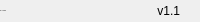
              <widget class="QFrame" name="bottomBar">
               <property name="minimumSize">
                <size>
                 <width>0</width>
                 <height>22</height>
                </size>
               </property>
               <property name="maximumSize">
                <size>
                 <width>16777215</width>
                 <height>22</height>
                </size>
               </property>
               <property name="frameShape">
                <enum>QFrame::NoFrame</enum>
               </property>
               <property name="frameShadow">
                <enum>QFrame::Raised</enum>
               </property>
               <layout class="QHBoxLayout" name="horizontalLayout_5">
                <property name="spacing">
                 <number>0</number>
                </property>
                <property name="leftMargin">
                 <number>0</number>
                </property>
                <property name="topMargin">
                 <number>0</number>
                </property>
                <property name="rightMargin">
                 <number>0</number>
                </property>
                <property name="bottomMargin">
                 <number>0</number>
                </property>
                <item>
                 <widget class="QLabel" name="creditsLabel">
                  <property name="maximumSize">
                   <size>
                    <width>16777215</width>
                    <height>16</height>
                   </size>
                  </property>
                  <property name="font">
                   <font>
                    <family>Segoe UI</family>
                    <pointsize>-1</pointsize>
                    <italic>false</italic>
                    <bold>false</bold>
                   </font>
                  </property>
                  <property name="text">
                   <string>By:  k7212519</string>
                  </property>
                  <property name="alignment">
                   <set>Qt::AlignLeading|Qt::AlignLeft|Qt::AlignVCenter</set>
                  </property>
                 </widget>
                </item>
                <item>
                 <widget class="QLabel" name="version">
                  <property name="text">
                   <string>v1.1</string>
                  </property>
                  <property name="alignment">
                   <set>Qt::AlignRight|Qt::AlignTrailing|Qt::AlignVCenter</set>
                  </property>
                 </widget>
                </item>
                <item>
                 <widget class="QFrame" name="frame_size_grip">
                  <property name="minimumSize">
                   <size>
                    <width>20</width>
                    <height>0</height>
                   </size>
                  </property>
                  <property name="maximumSize">
                   <size>
                    <width>20</width>
                    <height>16777215</height>
                   </size>
                  </property>
                  <property name="frameShape">
                   <enum>QFrame::NoFrame</enum>
                  </property>
                  <property name="frameShadow">
                   <enum>QFrame::Raised</enum>
                  </property>
                 </widget>
                </item>
               </layout>
              </widget>
